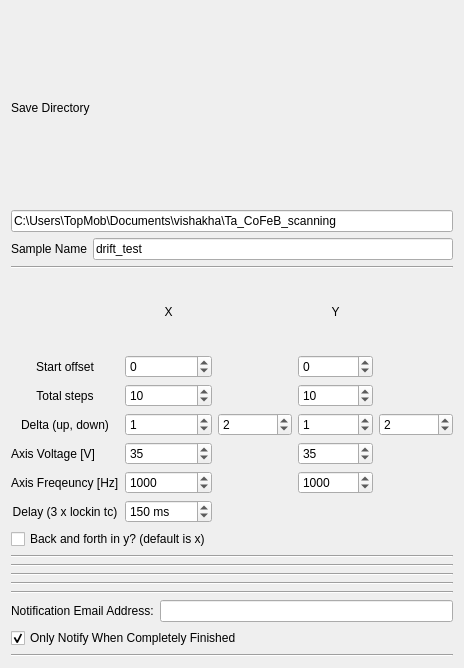
<?xml version="1.0" encoding="UTF-8"?>
<ui version="4.0">
 <class>Form</class>
 <widget class="QWidget" name="Form">
  <property name="geometry">
   <rect>
    <x>0</x>
    <y>0</y>
    <width>464</width>
    <height>668</height>
   </rect>
  </property>
  <property name="windowTitle">
   <string>Form</string>
  </property>
  <layout class="QVBoxLayout" name="verticalLayout">
   <item>
    <layout class="QGridLayout" name="save_params">
     <item row="1" column="0" colspan="2">
      <widget class="QLineEdit" name="save_dir">
       <property name="text">
        <string>C:\Users\TopMob\Documents\vishakha\Ta_CoFeB_scanning</string>
       </property>
       <property name="placeholderText">
        <string>C:\Users\</string>
       </property>
      </widget>
     </item>
     <item row="2" column="0">
      <widget class="QLabel" name="label_12">
       <property name="enabled">
        <bool>true</bool>
       </property>
       <property name="text">
        <string>Sample Name</string>
       </property>
      </widget>
     </item>
     <item row="2" column="1">
      <widget class="QLineEdit" name="sample_name">
       <property name="text">
        <string>drift_test</string>
       </property>
       <property name="placeholderText">
        <string>test</string>
       </property>
      </widget>
     </item>
     <item row="0" column="0" colspan="2">
      <widget class="QLabel" name="label_8">
       <property name="text">
        <string>Save Directory</string>
       </property>
      </widget>
     </item>
    </layout>
   </item>
   <item>
    <widget class="Line" name="line_3">
     <property name="orientation">
      <enum>Qt::Horizontal</enum>
     </property>
    </widget>
   </item>
   <item>
    <layout class="QGridLayout" name="initial_params">
     <item row="4" column="1">
      <widget class="QDoubleSpinBox" name="voltage_x">
       <property name="decimals">
        <number>0</number>
       </property>
       <property name="value">
        <double>35.000000000000000</double>
       </property>
      </widget>
     </item>
     <item row="5" column="1">
      <widget class="QDoubleSpinBox" name="frequency_x">
       <property name="decimals">
        <number>0</number>
       </property>
       <property name="maximum">
        <double>10000.000000000000000</double>
       </property>
       <property name="value">
        <double>1000.000000000000000</double>
       </property>
      </widget>
     </item>
     <item row="5" column="3">
      <widget class="QDoubleSpinBox" name="frequency_y">
       <property name="decimals">
        <number>0</number>
       </property>
       <property name="maximum">
        <double>10000.000000000000000</double>
       </property>
       <property name="value">
        <double>1000.000000000000000</double>
       </property>
      </widget>
     </item>
     <item row="4" column="3">
      <widget class="QDoubleSpinBox" name="voltage_y">
       <property name="decimals">
        <number>0</number>
       </property>
       <property name="value">
        <double>35.000000000000000</double>
       </property>
      </widget>
     </item>
     <item row="1" column="3">
      <widget class="QDoubleSpinBox" name="y_start">
       <property name="suffix">
        <string/>
       </property>
       <property name="decimals">
        <number>0</number>
       </property>
       <property name="minimum">
        <double>-10000.000000000000000</double>
       </property>
       <property name="maximum">
        <double>10000.000000000000000</double>
       </property>
       <property name="singleStep">
        <double>1.000000000000000</double>
       </property>
      </widget>
     </item>
     <item row="1" column="1">
      <widget class="QDoubleSpinBox" name="x_start">
       <property name="suffix">
        <string/>
       </property>
       <property name="decimals">
        <number>0</number>
       </property>
       <property name="minimum">
        <double>-10000.000000000000000</double>
       </property>
       <property name="maximum">
        <double>10000.000000000000000</double>
       </property>
       <property name="singleStep">
        <double>1.000000000000000</double>
       </property>
      </widget>
     </item>
     <item row="3" column="1">
      <widget class="QDoubleSpinBox" name="delta_x_up">
       <property name="suffix">
        <string/>
       </property>
       <property name="decimals">
        <number>0</number>
       </property>
       <property name="maximum">
        <double>10000.000000000000000</double>
       </property>
       <property name="singleStep">
        <double>1.000000000000000</double>
       </property>
       <property name="value">
        <double>1.000000000000000</double>
       </property>
      </widget>
     </item>
     <item row="6" column="0">
      <widget class="QLabel" name="label_15">
       <property name="text">
        <string>Delay (3 x lockin tc)</string>
       </property>
       <property name="alignment">
        <set>Qt::AlignCenter</set>
       </property>
      </widget>
     </item>
     <item row="3" column="3">
      <widget class="QDoubleSpinBox" name="delta_y_up">
       <property name="suffix">
        <string/>
       </property>
       <property name="decimals">
        <number>0</number>
       </property>
       <property name="maximum">
        <double>10000.000000000000000</double>
       </property>
       <property name="singleStep">
        <double>1.000000000000000</double>
       </property>
       <property name="value">
        <double>1.000000000000000</double>
       </property>
      </widget>
     </item>
     <item row="2" column="0">
      <widget class="QLabel" name="label_19">
       <property name="text">
        <string>Total steps</string>
       </property>
       <property name="alignment">
        <set>Qt::AlignCenter</set>
       </property>
      </widget>
     </item>
     <item row="0" column="1">
      <widget class="QLabel" name="label">
       <property name="text">
        <string>X</string>
       </property>
       <property name="alignment">
        <set>Qt::AlignCenter</set>
       </property>
      </widget>
     </item>
     <item row="2" column="1">
      <widget class="QDoubleSpinBox" name="total_x">
       <property name="suffix">
        <string/>
       </property>
       <property name="decimals">
        <number>0</number>
       </property>
       <property name="maximum">
        <double>10000.000000000000000</double>
       </property>
       <property name="singleStep">
        <double>1.000000000000000</double>
       </property>
       <property name="value">
        <double>10.000000000000000</double>
       </property>
      </widget>
     </item>
     <item row="2" column="3">
      <widget class="QDoubleSpinBox" name="total_y">
       <property name="suffix">
        <string/>
       </property>
       <property name="decimals">
        <number>0</number>
       </property>
       <property name="maximum">
        <double>10000.000000000000000</double>
       </property>
       <property name="singleStep">
        <double>1.000000000000000</double>
       </property>
       <property name="value">
        <double>10.000000000000000</double>
       </property>
      </widget>
     </item>
     <item row="6" column="1">
      <widget class="QDoubleSpinBox" name="delay">
       <property name="suffix">
        <string> ms</string>
       </property>
       <property name="decimals">
        <number>0</number>
       </property>
       <property name="maximum">
        <double>100000.000000000000000</double>
       </property>
       <property name="value">
        <double>150.000000000000000</double>
       </property>
      </widget>
     </item>
     <item row="1" column="0">
      <widget class="QLabel" name="label_3">
       <property name="text">
        <string>Start offset</string>
       </property>
       <property name="alignment">
        <set>Qt::AlignCenter</set>
       </property>
      </widget>
     </item>
     <item row="0" column="3">
      <widget class="QLabel" name="label_2">
       <property name="text">
        <string>Y</string>
       </property>
       <property name="alignment">
        <set>Qt::AlignCenter</set>
       </property>
      </widget>
     </item>
     <item row="3" column="0">
      <widget class="QLabel" name="label_4">
       <property name="text">
        <string>Delta (up, down)</string>
       </property>
       <property name="alignment">
        <set>Qt::AlignCenter</set>
       </property>
      </widget>
     </item>
     <item row="3" column="2">
      <widget class="QDoubleSpinBox" name="delta_x_down">
       <property name="decimals">
        <number>0</number>
       </property>
       <property name="maximum">
        <double>10000.000000000000000</double>
       </property>
       <property name="value">
        <double>2.000000000000000</double>
       </property>
      </widget>
     </item>
     <item row="3" column="4">
      <widget class="QDoubleSpinBox" name="delta_y_down">
       <property name="decimals">
        <number>0</number>
       </property>
       <property name="maximum">
        <double>10000.000000000000000</double>
       </property>
       <property name="value">
        <double>2.000000000000000</double>
       </property>
      </widget>
     </item>
     <item row="4" column="0">
      <widget class="QLabel" name="label_5">
       <property name="text">
        <string>Axis Voltage [V]</string>
       </property>
      </widget>
     </item>
     <item row="5" column="0">
      <widget class="QLabel" name="label_6">
       <property name="text">
        <string>Axis Freqeuncy [Hz]</string>
       </property>
      </widget>
     </item>
    </layout>
   </item>
   <item>
    <widget class="QCheckBox" name="sweep_y">
     <property name="text">
      <string>Back and forth in y? (default is x)</string>
     </property>
    </widget>
   </item>
   <item>
    <widget class="Line" name="line_4">
     <property name="orientation">
      <enum>Qt::Horizontal</enum>
     </property>
    </widget>
   </item>
   <item>
    <widget class="Line" name="line_6">
     <property name="orientation">
      <enum>Qt::Horizontal</enum>
     </property>
    </widget>
   </item>
   <item>
    <widget class="Line" name="line_2">
     <property name="orientation">
      <enum>Qt::Horizontal</enum>
     </property>
    </widget>
   </item>
   <item>
    <widget class="Line" name="line_7">
     <property name="orientation">
      <enum>Qt::Horizontal</enum>
     </property>
    </widget>
   </item>
   <item>
    <widget class="Line" name="line_5">
     <property name="orientation">
      <enum>Qt::Horizontal</enum>
     </property>
    </widget>
   </item>
   <item>
    <layout class="QHBoxLayout" name="horizontalLayout">
     <item>
      <widget class="QLabel" name="label_18">
       <property name="text">
        <string>Notification Email Address:</string>
       </property>
      </widget>
     </item>
     <item>
      <widget class="QLineEdit" name="notify_email"/>
     </item>
    </layout>
   </item>
   <item>
    <widget class="QCheckBox" name="notify_at_end">
     <property name="text">
      <string>Only Notify When Completely Finished</string>
     </property>
     <property name="checked">
      <bool>true</bool>
     </property>
    </widget>
   </item>
   <item>
    <widget class="Line" name="line_8">
     <property name="orientation">
      <enum>Qt::Horizontal</enum>
     </property>
    </widget>
   </item>
  </layout>
 </widget>
 <resources/>
 <connections/>
</ui>
